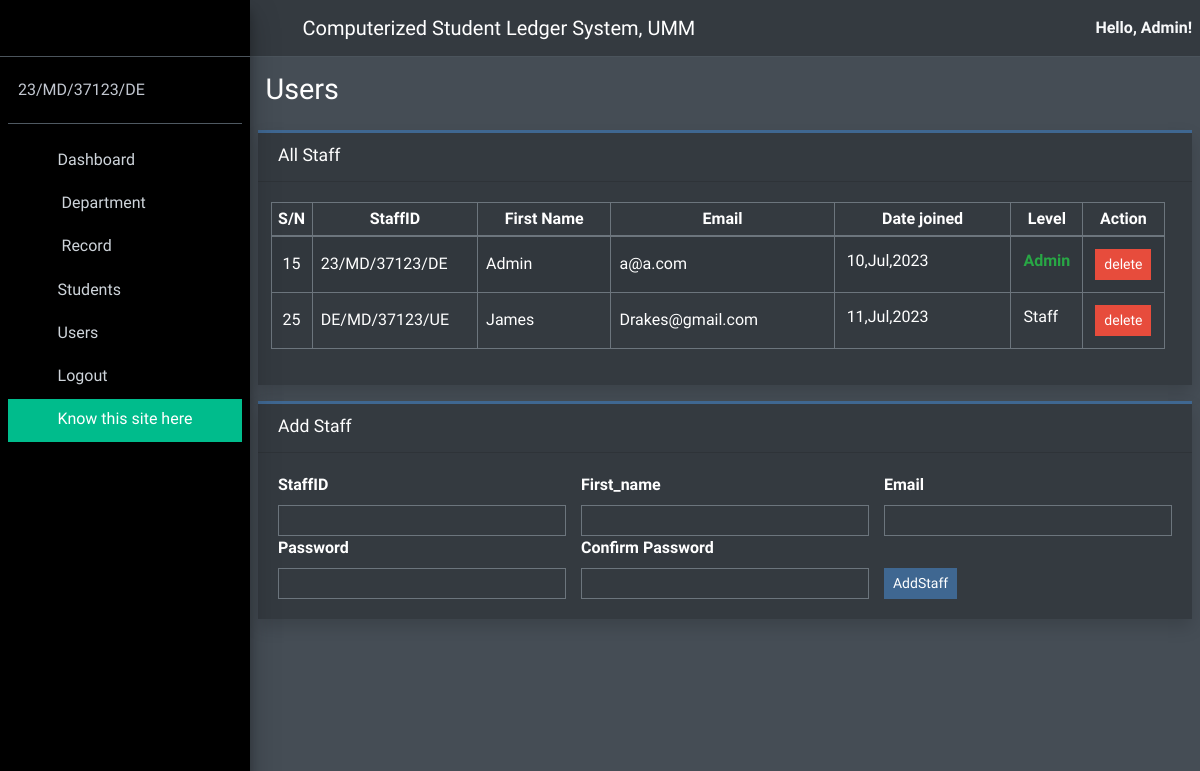
Page /users/ (signed in) on the committed database.
### account/models.py (models this page shows)
class CustomUser(AbstractUser):
    username = models.CharField(
        _('username'),
        max_length=150,
        unique=True,
        help_text=_('Required. 150 characters or fewer. Letters, digits, and @/./+/-/_ only.'),
        validators=[],
        error_messages={
            'unique': _("A user with that username already exists."),
        },
    )

### account/views.py (the view, shortened to what this page needs)
# urls.py: path('users/',AllUsersView.as_view(), name = 'users'),
class AllUsersView(LoginRequiredMixin, UserPassesTestMixin,ListView):
    model = User
    context_object_name = 'users'
    template_name = 'users.html'
    def test_func(self):
        if self.request.user.is_authenticated:
            return True
        return False

### templates/users.html (shortened to what this page needs)
{%extends 'base.html'%}
{%block content%}
{%include 'header.html'%}
{%include 'side_bar.html'%}
<body class="hold-transition sidebar-mini dark-mode layout-fixed layout-navbar-fixed">
    <div class="wrapper">
      <div class="content-wrapper">
        <section class="content-header">
          <div class="container-fluid">
            <div class="row mb-2">
              <div class="col-sm-6">
                <h1>Users</h1>
              </div>
            </div>
          </div>
        </section>
        {%if users%}
        <section class="content">
        <div class="card card-outline card-primary rounded-0 shadow">
          <div class="card-header">
            <h3 class="card-title">All Staff</h3>
            <div class="card-tools">
              <button type="button" class="btn btn-tool" data-card-widget="collapse" title="Collapse">
                <i class="fas fa-minus"></i>
              </button>
            </div>
          </div>
          <div class="card-body">
           <div class="row table-responsive">
            <table id="all_users"
            class="table table-striped dataTable table-bordered dtr-inline"
            role="grid" aria-describedby="all_users_info">
            <colgroup>
                <col width="5%">
                <col width="20%">
                <col width="20%">
                <col width="30%">
              <col width="25%">
              <col width="10%">
              <col width="5%">
            </colgroup>
            <thead>
              <tr>
                <th class="p-1 text-center">S/N</th>
                <th class="p-1 text-center">StaffID</th>
                <th class="p-1 text-center">First Name</th>
                <th class="p-1 text-center">Email</th>
                <th class="p-1 text-center">Date joined</th>
                <th class="p-1 text-center">Level</th>
               <th class="p-1 text-center">Action</th>
              </tr>
           </thead>
           <tbody>
            {%for user in users%}
             <tr>
               <td class="px-2 py-1 align-middle text-center">{{user.id}}5</td>
               <td class="px-2 py-1 align-middle">{{user.username}}</td>
               <td class="px-2 py-1 align-middle">{{user.first_name}}</td>
               <td class="px-2 py-1 align-middle">{{user.email}}</td>
               <td>{{user.date_joined|date:'d,M,Y'}}</td>
               {%if user.is_superuser%}
               <td><b class="text-success btn-flat">Admin</b></td>
               {%else%}
               <td>Staff</td>
               {%endif%}
               <td>
                <form action="" method="post">
                <button type="submit" id="save_medicine"
                name="delete" value="{{user.username}}" class="btn bg-danger btn-sm btn-flat ">delete</button></td>
           </tr>
           {%endfor%}
       </tbody>
     </table>
   </div>
  </div>
  </div>
  </section>
  {%endif%}
  <section class="content">
    <div class="card card-outline card-primary rounded-0 shadow">
      <div class="card-header">
        <h3 class="card-title">Add Staff</h3>
        <div class="card-tools">
          <button type="button" class="btn btn-tool" data-card-widget="collapse" title="Collapse">
            <i class="fas fa-minus"></i>
          </button>
        </div>
      </div>
      <div class="card-body">
        <form method="post" enctype="multipart/form-data">
         <div class="row">
          <div class="col-lg-4 col-md-4 col-sm-4 col-xs-10">
            <label>StaffID</label>
            <input type="text" id="display_name" name="staffid" required="required"
            class="form-control form-control-sm rounded-0" />
          </div>
          <div class="col-lg-4 col-md-4 col-sm-4 col-xs-10">
            <label>First_name</label>
            <input type="text" id="user_name" name="first_name" required="required"
            class="form-control form-control-sm rounded-0" />
          </div>
          <div class="col-lg-4 col-md-4 col-sm-4 col-xs-10">
            <label>Email</label>
            <input type="text" id="email" name="email" required="required"
            class="form-control form-control-sm rounded-0" />
          </div>
          <div class="col-lg-4 col-md-4 col-sm-4 col-xs-10">
            <label>Password</label>
            <input type="password" id="password"
            name="passkeys1" required="required"
            class="form-control form-control-sm rounded-0" />
          </div>
          <div class="col-lg-4 col-md-4 col-sm-4 col-xs-10">
            <label>Confirm Password</label>
            <input type="password" id="password"
            name="passkeys2" required="required"
            class="form-control form-control-sm rounded-0" />
          </div>
          <div class="col-lg-1 col-md-2 col-sm-2 col-xs-2">
            <label>&nbsp;</label>
            <button type="submit" id="save_medicine"
            name="save_user" class="btn btn-primary btn-sm btn-flat ">AddStaff</button>
          </div>
        </div>
      </form>
    </div>
  </div>
</section>
  </div>
    </div>
{%endblock%}

### templates/header.html
<nav class="main-header navbar navbar-expand navbar-dark navbar-light fixed-top">
    <ul class="navbar-nav">
      <li class="nav-item">
        <a class="nav-link" data-widget="pushmenu" href="#" role="button"><i class="fas fa-bars"></i></a>
      </li>
    </ul>
    <a href="" class="navbar-brand">
      <span class="brand-text font-weight-light">Computerized Student Ledger System, UMM</span>
  </a>
    <ul class="navbar-nav ml-auto">
      <li class="nav-item">
      <div class="login-user text-light font-weight-bolder">Hello, {{request.user.first_name}}!</div>
      </li>
    </ul>
  </nav>

### templates/side_bar.html (shortened to what this page needs)
<aside class="main-sidebar sidebar-dark-primary bg-black elevation-4">
    <a href="./" class="brand-link logo-switch bg-black">
    </a>
    <div class="sidebar">
      <div class="user-panel mt-3 pb-3 mb-3 d-flex">
        <div class="info">
          <a href="#" class="d-block">{{request.user.username}}</a>
        </div>
      </div>
      <nav class="mt-2">
        <ul class="nav nav-pills nav-sidebar flex-column" data-widget="treeview" role="menu" data-accordion="false">
          <li class="nav-item" id="mnu_dashboard">
            <a href="{%url 'home'%}" class="nav-link">
              <i class="nav-icon fas fa-tachometer-alt"></i>
              <p>
                Dashboard
              </p>
            </a>
          </li>
          <li class="nav-item" id="mnu_patients">
            <a href="#" class="nav-link">
              <i class="nav-icon fas fa-pen"></i>
              <p>
                Department
                <i class="right fas fa-angle-left"></i>
              </p>
            </a>
          </li>
          <li class="nav-item" id="mnu_patients">
            <a href="#" class="nav-link">
              <i class="nav-icon fas fa-pen"></i>
              <p>
                Record
                <i class="right fas fa-angle-left"></i>
              </p>
            </a>
          </li>
          <li class="nav-item" id="mnu_reports">
            <a href="#" class="nav-link">
              <i class="nav-icon fas fa-edit"></i>
              <p>
                Students
                <i class="fas fa-angle-left right"></i>
              </p>
            </a>
          </li>
          <li class="nav-item" id="mnu_users">
            <a href="{%url 'users'%}" class="nav-link">
              <i class="nav-icon fa fa-users"></i>
              <p>
                Users
              </p>
            </a>
          </li>
          <li class="nav-item">
            <a href="{%url 'logout'%}" class="nav-link">
              <i class="nav-icon fa fa-sign-out-alt"></i>
              <p>
                Logout
              </p>
            </a>
          </li>
          <li class="nav-item  bg-success btn-flat" id="mm">
            <a href="{%url 'desc'%}" class="nav-link">
              <i class="nav-icon fas fa-user"></i>
              <p>
                Know this site here
              </p>
            </a>
          </li>
        </ul>
      </nav>
    </div>
  </aside>

### rows in the picture
CustomUser: user.first_name "Admin", user.username "23/MD/37123/DE", id "1", username "23/MD/37123/DE", first_name "Admin", email "a@a.com", date_joined "10,Jul,2023", is_superuser "Admin"
CustomUser: id "2", username "DE/MD/37123/UE", first_name "James", email "Drakes@gmail.com", date_joined "11,Jul,2023", is_superuser "Staff"
